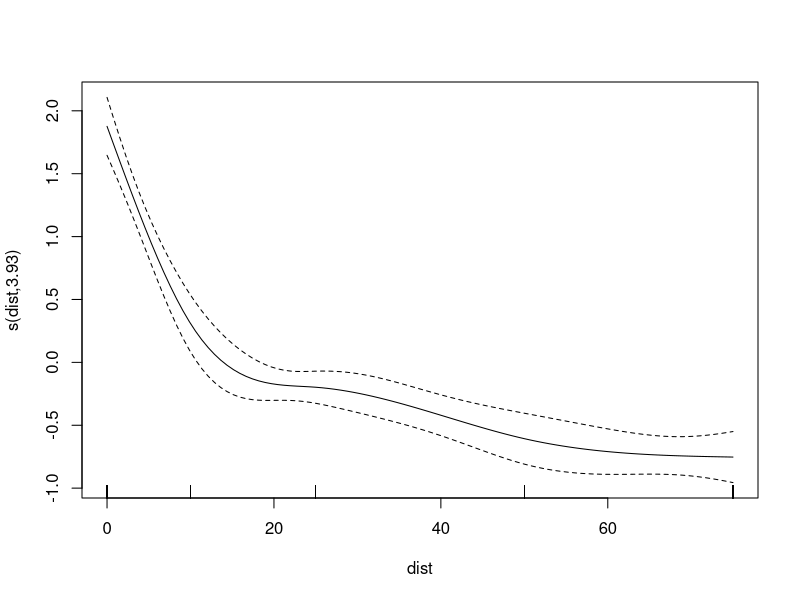
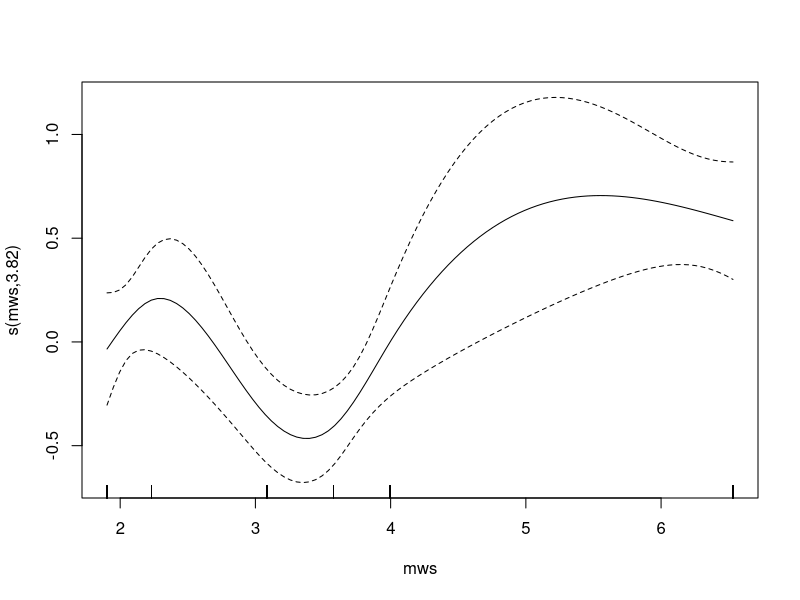

Reproduce these figures in R, in order.
## ---- chunk 1
library("tidyverse")
library("mgcv")
## ---- chunk 2
dat <-
   read_csv("data/CPSporesSpatial version 2.csv") %>%
   group_by(site, rep, transect, distance, station, mat, mah, mws, mwd) %>%
   drop_na(dist_stat)

dbl <-
   c(
      "counts_p1",
      "counts_p2",
      "counts_p3",
      "counts_p4",
      "counts_p5",
      "mean_count_pot",
      "precip",
      "mrain",
      "mwd",
      "mws"
   )

# format lesion counts into integers
dat[, dbl] <- lapply(dat[, dbl], as.double)

# change distance to continuous variable
dat$dist <- as.numeric(gsub(" m", "", dat$distance))

# set factors
dat[, c("site", "distance", "rep")] <-
   lapply(dat[, c("site", "distance", "rep")], as.factor)
## ---- chunk 3
mod1 <-
   gam(
      mean_count_pot ~ s(dist, k = 5),
      data = dat
   )

plot(mod1)
## ---- chunk 4
mod2 <-
   gam(
      mean_count_pot ~ s(mws, k = 5),
      data = dat
   )

plot(mod2)
